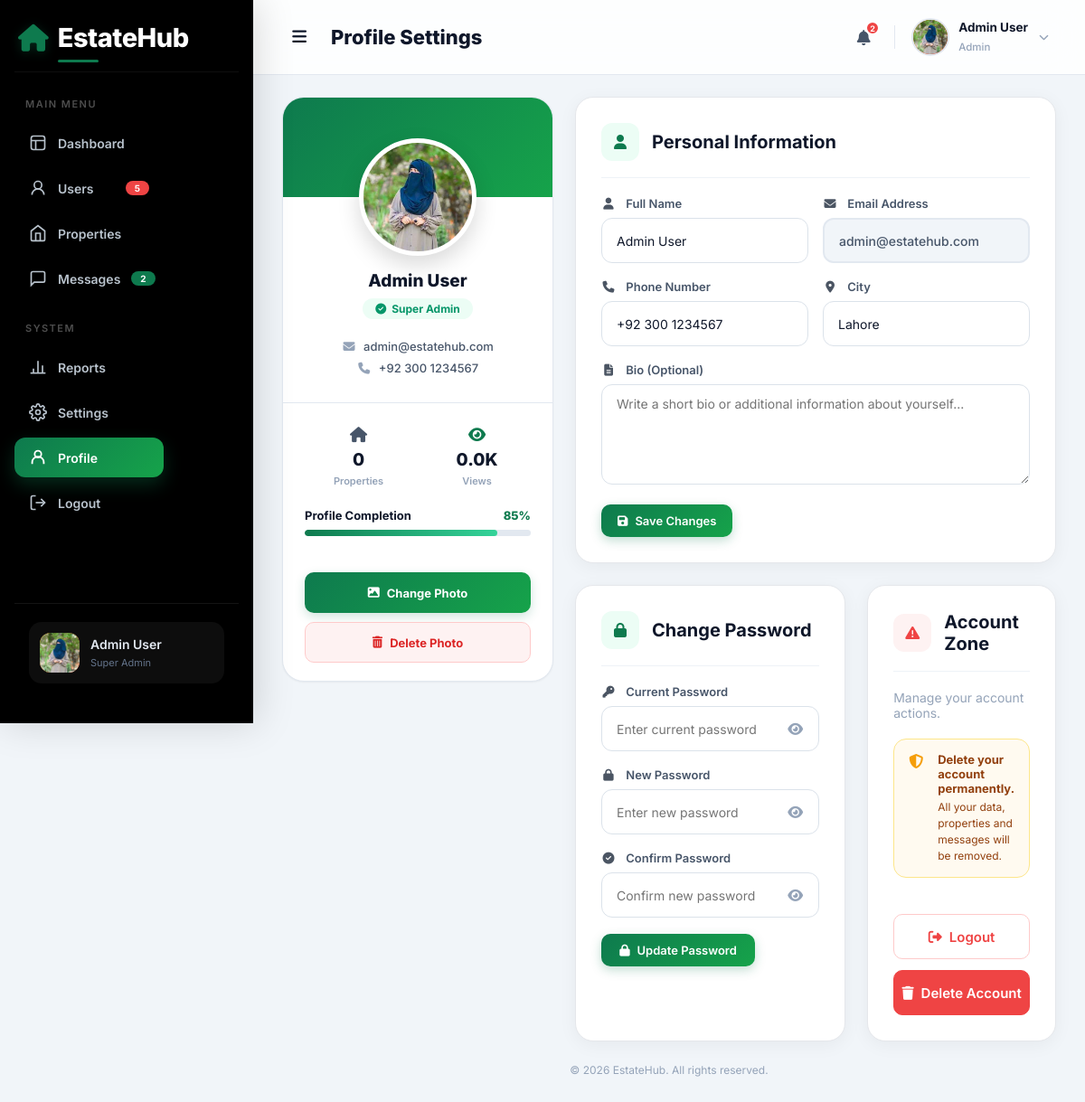
Screenshot of /admin/profile.php (signed in) with the database file from the repository.
### tables this page shows
CREATE TABLE users (
    id INT AUTO_INCREMENT PRIMARY KEY,
    full_name VARCHAR(100) NOT NULL,
    email VARCHAR(100) UNIQUE NOT NULL,
    password VARCHAR(255) NOT NULL,
    phone VARCHAR(20),
    profile_pic VARCHAR(255) DEFAULT NULL,
    bio TEXT,
    user_type ENUM('admin', 'seller', 'user') DEFAULT 'user',
    status ENUM('active', 'inactive', 'banned') DEFAULT 'active',
    created_at TIMESTAMP DEFAULT CURRENT_TIMESTAMP,
    updated_at TIMESTAMP DEFAULT CURRENT_TIMESTAMP ON UPDATE CURRENT_TIMESTAMP
);

### admin/profile.php (the view, shortened to what the rows shown need)
<?php
require_once __DIR__ . '/../includes/config.php';
$admin_id       = $_SESSION['user_id'];
$user_query = mysqli_query($conn, "SELECT * FROM users WHERE id = $admin_id");
$user       = mysqli_fetch_assoc($user_query);
?>
<!DOCTYPE html>
<html lang="en">
<head>
    <link rel="stylesheet" href="https://cdnjs.cloudflare.com/ajax/libs/font-awesome/6.5.0/css/all.min.css">
</head>
<body>
<main class="main-content">
    <header class="topbar">
        <div class="topbar-left">
            <h1>Profile Settings</h1>
        </div>
    </header>
    <div class="content-area">
        <div class="profile-page-grid">
            <div class="profile-side-card">
                <div class="profile-side-body">
                    <h2><?php echo htmlspecialchars($user['full_name'] ?? $_SESSION['user_name'] ?? 'Admin'); ?></h2>
                    <span class="verified-badge"><i class="fas fa-check-circle"></i> Super Admin</span>
                    <div class="profile-side-contact">
                        <div class="contact-item">
                            <i class="fas fa-envelope"></i>
                            <span><?php echo htmlspecialchars($user['email'] ?? ''); ?></span>
                        </div>
                        <div class="contact-item">
                            <i class="fas fa-phone"></i>
                            <span><?php echo htmlspecialchars($user['phone'] ?? ''); ?></span>
                        </div>
                    </div>
                </div>
            </div>
            <div class="profile-right-col">
                <div class="settings-card">
                    <div class="card-header">
                        <h2>Personal Information</h2>
                    </div>
                    <form method="POST" enctype="multipart/form-data">
                        <div class="form-row">
                            <div class="form-group">
                                <label><i class="fas fa-user"></i> Full Name</label>
                                <input type="text" name="full_name" value="<?php echo htmlspecialchars($user['full_name'] ?? ''); ?>" required>
                            </div>
                            <div class="form-group">
                                <label><i class="fas fa-envelope"></i> Email Address</label>
                                <div class="email-display"><?php echo htmlspecialchars($user['email'] ?? ''); ?></div>
                            </div>
                        </div>
                        <div class="form-row">
                            <div class="form-group">
                                <label><i class="fas fa-phone"></i> Phone Number</label>
                                <input type="text" name="phone" value="<?php echo htmlspecialchars($user['phone'] ?? '+92 300 1234567'); ?>">
                            </div>
                            <div class="form-group">
                                <label><i class="fas fa-map-marker-alt"></i> City</label>
                                <input type="text" name="city" value="<?php echo htmlspecialchars($user['city'] ?? 'Lahore'); ?>">
                            </div>
                        </div>
                    </form>
                </div>
                <div class="bottom-settings-row">
                    <div class="settings-card">
                        <div class="card-header">
                            <h2>Change Password</h2>
                        </div>
                    </div>
                    <div class="settings-card">
                        <div class="card-header icon-danger">
                            <h2>Account Zone</h2>
                        </div>
                    </div>
                </div>
            </div>
        </div>
    </div>
</main>
</body>
</html>

### rows the page displays
users: full_name "Admin User", email "admin@estatehub.com", phone "+92 300 1234567", city "Lahore"

### other values shown
$stats['users'] "5"
$stats['unread'] "2"
$_SESSION['user_name'] "Admin User"
$my_properties_count "0"
